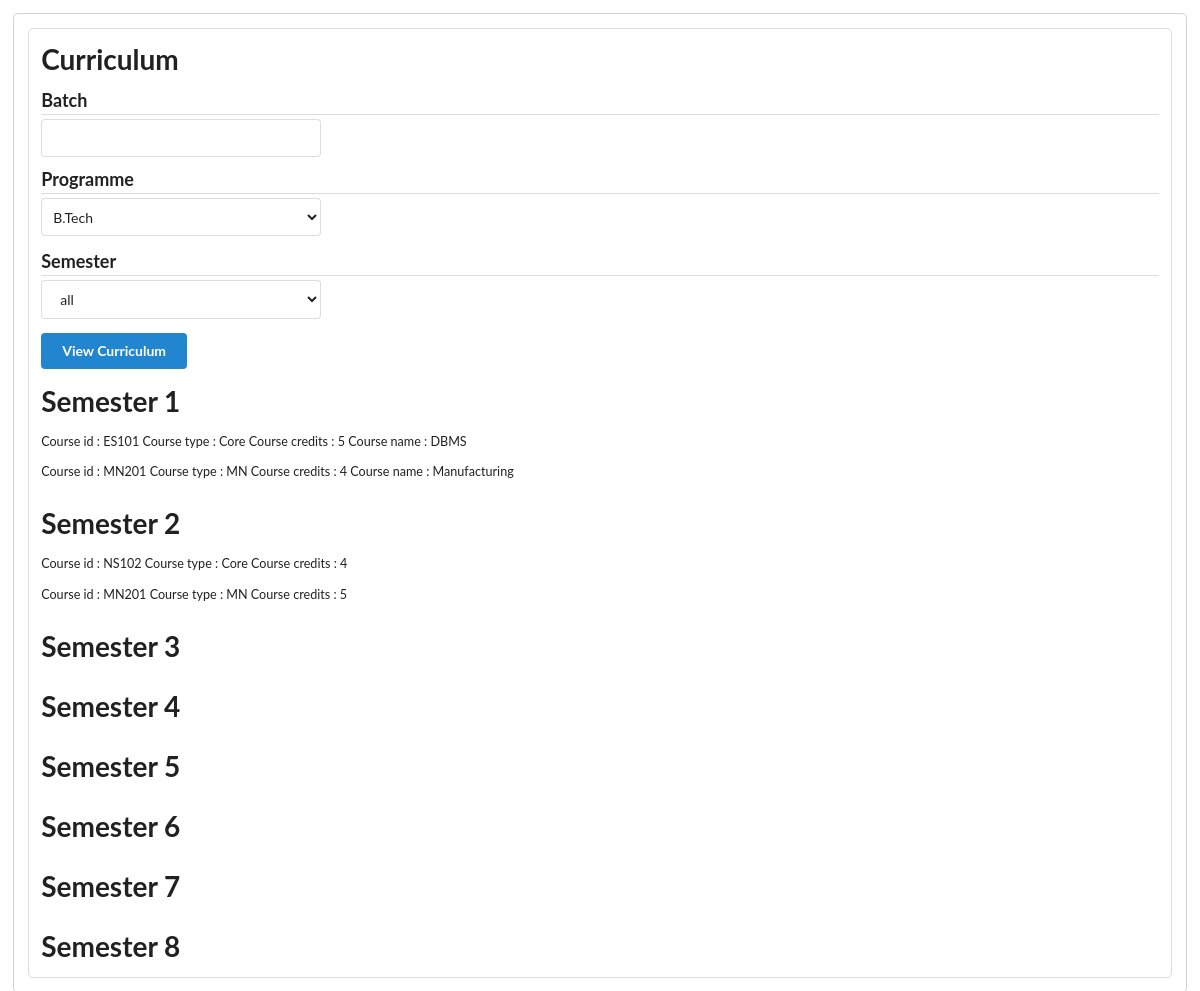
The app's page /view_curriculum/, older data.
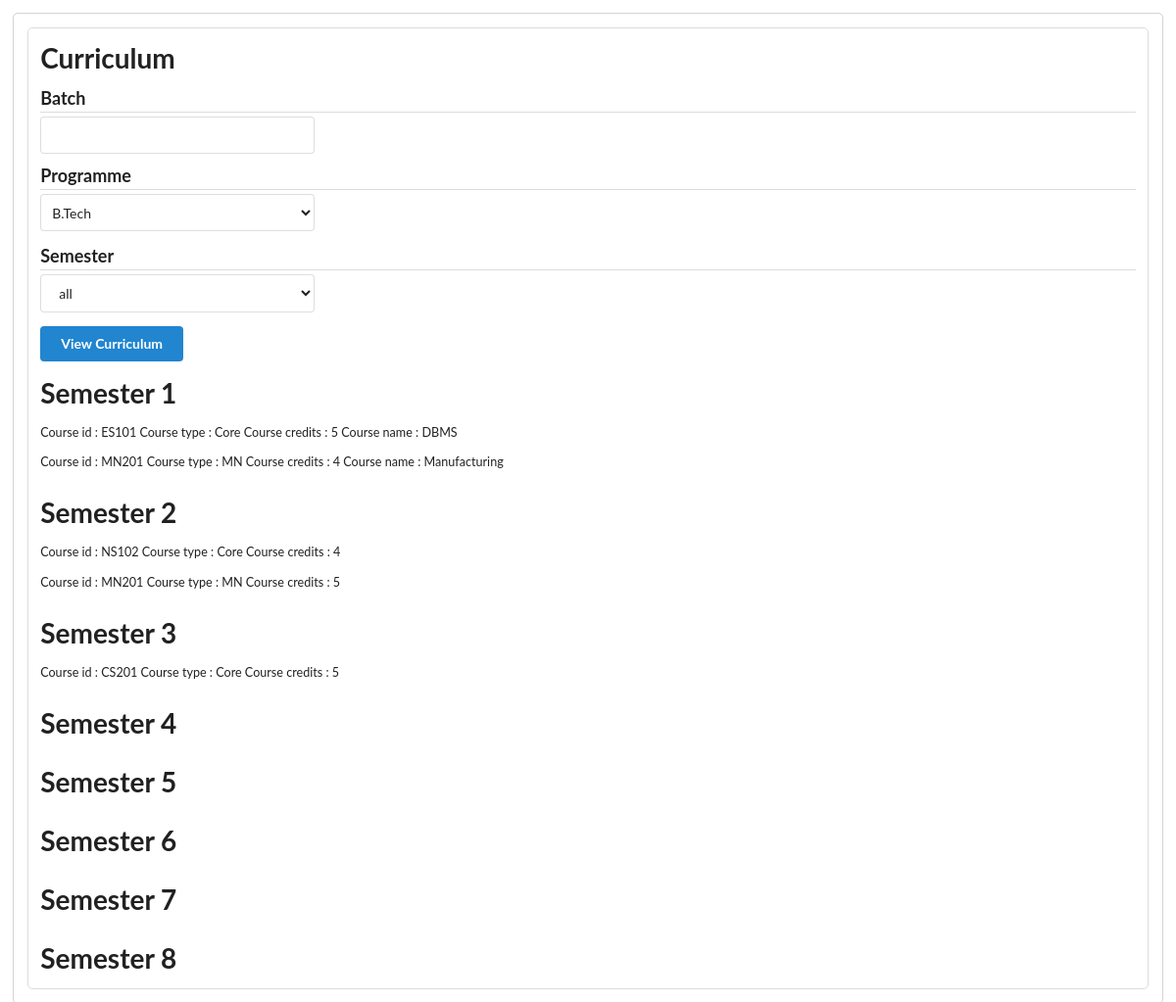
The same page, newer data.
### acadmodule/models.py (models this page shows)
class CurriculumCourse(models.Model):
    semester = models.ForeignKey(BatchSemester,on_delete=models.CASCADE,null=True,blank=True)
    course_id = models.CharField(max_length=20,blank=True,null=True)
    curr_course = models.ForeignKey(Course,on_delete=models.CASCADE,null=True)
    course_type = models.CharField(max_length=200,choices=Constants.COURSE_TYPE,blank=True,null=True)
    course_credits = models.IntegerField(default=0)
    course_lecture = models.IntegerField(default=0)
    course_tutorial = models.IntegerField(default=0)
    course_practical = models.IntegerField(default=0)
    course_discussion = models.IntegerField(default=0)
    class Meta():
        unique_together = ('semester','course_id')

class Course(models.Model):
    course_name = models.CharField(max_length=256, unique=True)
    course_details = models.TextField(max_length=2500)
    def __str__(self):
        return self.course_name

### acadmodule/views.py (the view)
# urls.py: url(r'^view_curriculum/', views.view_curriculum,name="view_curriculums"),
def view_curriculum(request):
    if request.method == 'POST':
        batch = request.POST['batch']
        semester = request.POST['semester']
        programme = request.POST['programme']
        print(programme)
    return render(request,'get_curriculum.html',get_curriculum_list(request))

### templates/get_curriculum.html (shortened to what this page needs)
{% extends "testhtml.html" %}
{% block content %}
  <form  method="post" class="ui form">{% csrf_token %}
	<div class="field">
		<h1>Curriculum</h1>
	</div>
	<div class="field">
		<label><h3 class="ui dividing header">Batch</h3></label>
		<input type="number" name="batch" class="four wide field">
	</div>
	<div class="field">
		<label><h3 class="ui dividing header">Programme</h3></label>
		<select name="programme" id="programme" class="ui fluid dropdown four wide field">
			<option value="BTech">B.Tech</option>
		</select>
	</div>
	<div class="field">
		<label class="ui fluid dropdown"><h3>Semester</h3></label>
		<select  name="semester" class="four wide field">
		  <option value="all">all</option>
		</select>
	</div>
	<div>
		<button type="submit" name="button" class="ui primary button">View Curriculum</button>
	</div>
  </form>
  <div class="curriculum">
    {% if tab == '9' %}
    <h1>Semester 1</h1>
    {% for course in semester1  %}
      <p>Course id :  {{course.course_id}}
      Course type :  {{course.course_type}}
    Course credits :  {{course.course_credits}}
  Course name : {{course.curr_course}}</p>
    {% endfor %}
    <h1>Semester 2</h1>
    {% for course in semester2  %}
      <p>Course id :  {{course.course_id}}
      Course type :  {{course.course_type}}
    Course credits :  {{course.course_credits}}</p>
    {% endfor %}
      <h1>Semester 3</h1>
    {% for course in semester3  %}
      <p>Course id :  {{course.course_id}}
      Course type :  {{course.course_type}}
    Course credits :  {{course.course_credits}}</p>
    {% endfor %}
    <h1>Semester 4</h1>
    <h1>Semester 5</h1>
    <h1>Semester 6</h1>
    <h1>Semester 7</h1>
    <h1>Semester 8</h1>
    {% endif %}
  </div>
{% endblock %}

### templates/testhtml.html (shortened to what this page needs)
<!DOCTYPE>
{% load staticfiles %}
<html>
	<head>
		<link rel="stylesheet" type="text/css" href="{% static 'globals/semantic-ui/components/reset.css' %}">
		<link rel="stylesheet" type="text/css" href="{% static 'globals/semantic-ui/components/icon.css' %}">
		<link rel="stylesheet" type="text/css" href="{% static 'globals/css/semantic.min.css' %}">
		<link rel="stylesheet" type="text/css" href="{% static 'globals/css/mediaquery.css' %}">
		<link rel="stylesheet" type="text/css" href="{% static 'globals/css/semantic-notify.css' %}">
		<link rel="stylesheet" type="text/css" href="testcss.css">
	</head>
	<body>
		<div class="outerdiv">
			<div class="innerdiv">
				<div class="content">
					{% block content %}
					{% endblock %}
				</div>
			</div>
		</div>
	</body>
</html>

### static/globals/css/testcss.css (style rules this page uses)
body { font-family:Lato; }
.outerdiv { margin:1em; border:1px #D3D3D3 solid; font-weight:normal; font-size:.9em; border-radius:.4em; clear:both; overflow:hidden; }
.outerdiv .innerdiv { border:1px solid #DCDCDC; border-radius:5px; margin:1rem; }
.outerdiv .innerdiv .content { margin:.9rem; }
.outerdiv .innerdiv .content h3 { display:block; border-bottom:1px solid #DCDCDC; padding:0 0 2px 0; }

### templates/testhtml.html (style rules this page uses)
body { font-family:Lato; }
.outerdiv { font-weight:normal; font-size:1em; border-radius:.4em; clear:both; overflow:hidden; }
.outerdiv .innerdiv .content h3 { display:block; border-bottom:1px solid #DCDCDC; padding:0 0 2px 0; }

Row changes from the older to the newer data that the page shows:
added CurriculumCourse: course_id "CS201", course_type "Core", course_credits "5", shown under "Semester 3"
